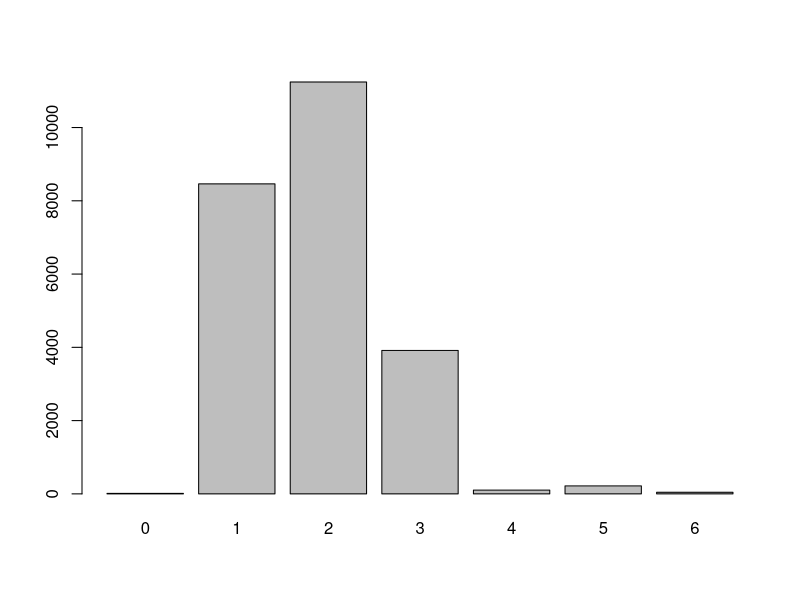
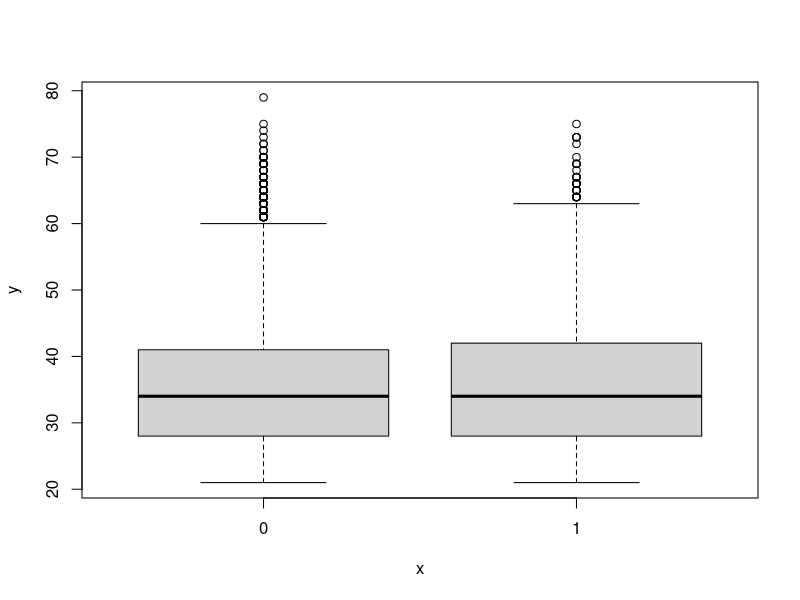
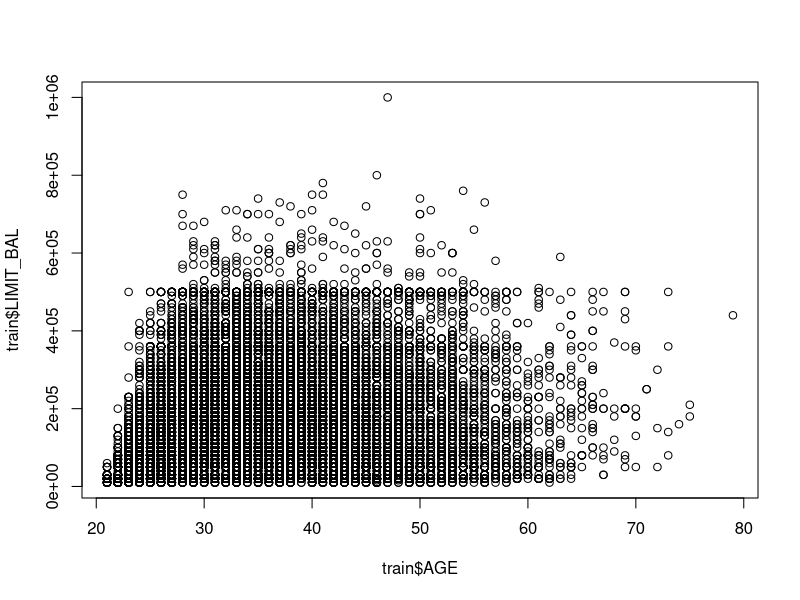

Generate these figures, in order, with R:
## ---- chunk 1
df <- read.csv("UCI_Credit_Card.csv")
str(df)
## ---- chunk 2
df$SEX <- as.factor(df$SEX)
df$EDUCATION <- as.factor(df$EDUCATION)
df$MARRIAGE <- as.factor(df$MARRIAGE)
df$default <- as.factor(df$default)
## ---- chunk 3
set.seed(1234)
i <- sample(1:nrow(df), 0.8*nrow(df), replace=FALSE)
train <- df[i,]
test <- df[-i,]
## ---- chunk 4
str(train)
summary(train)
head(train)
## ---- chunk 5
cor(train$LIMIT_BAL, train$AGE)
## ---- chunk 6
barplot(table(train$EDUCATION))
## ---- chunk 7
plot(train$default, train$AGE)
## ---- chunk 8
plot(train$AGE, train$LIMIT_BAL)
## ---- chunk 9
model_1 <- glm(default~., data=train, family=binomial)
summary(model_1)
## ---- chunk 10
library(e1071)
model_2 <- naiveBayes(default~., data=train)
summary(model_2)
## ---- chunk 11
prob <- predict(model_1, newdata=test)
p1 <- ifelse(prob >0.5, 1, 0)
pred <- table(p1, test$default)
acc <- mean(p1==test$default)
error_rate <- 1 - acc
sensitivity <- pred[1,1]/(pred[1,1]+pred[2,1])
specificity <- pred[2,2]/(pred[2,2]+pred[1,2])
pred
paste("acc: ", acc)
paste("error_rate: ", error_rate)
paste("sensitivity: ", sensitivity)
paste("specificity: ", specificity)
## ---- chunk 12
p2 <- predict(model_2, newdata=test)
pred <- table(p2, test$default)
acc <- mean(p2==test$default)
error_rate <- 1 - acc
sensitivity <- pred[1,1]/(pred[1,1]+pred[2,1])
specificity <- pred[2,2]/(pred[2,2]+pred[1,2])
pred
paste("acc: ", acc)
paste("error_rate: ", error_rate)
paste("sensitivity: ", sensitivity)
paste("specificity: ", specificity)
